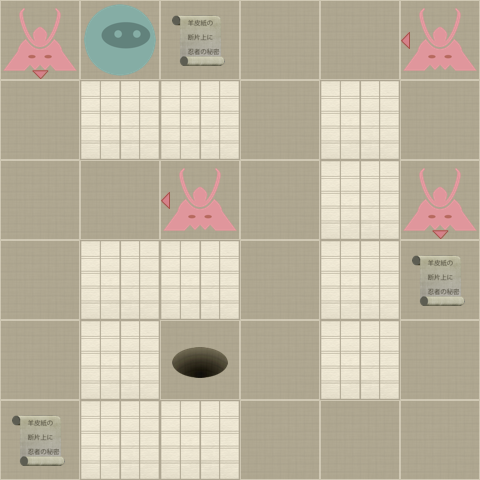

Tiled map render using the project's own tile images. Description and the map definition, with tile-layer contents summarised, below:
An orthogonal 6x6 tile map with 80x80 px tiles, 2 tile layers (Level, Actors).

<map version="1.0" orientation="orthogonal" width="6" height="6" tilewidth="80" tileheight="80">
 <properties>
  <property name="moves" value="9" />
 </properties>
 <tileset firstgid="1" name="tiles" tilewidth="80" tileheight="80" spacing="2" margin="2">
  <image source="tiles-hd.png" width="512" height="512" />
  <tile id="0">
   <properties>
    <property name="actor" value="exit" />
   </properties>
  </tile>
  <tile id="2">
   <properties>
    <property name="actor" value="guard" />
    <property name="direction" value="down" />
   </properties>
  </tile>
  <tile id="3">
   <properties>
    <property name="actor" value="guard" />
    <property name="direction" value="left" />
   </properties>
  </tile>
  <tile id="4">
   <properties>
    <property name="actor" value="guard" />
    <property name="direction" value="right" />
   </properties>
  </tile>
  <tile id="5">
   <properties>
    <property name="actor" value="guard" />
    <property name="direction" value="up" />
   </properties>
  </tile>
  <tile id="7">
   <properties>
    <property name="actor" value="player" />
   </properties>
  </tile>
  <tile id="8">
   <properties>
    <property name="actor" value="scroll" />
   </properties>
  </tile>
  <tile id="9">
   <properties>
    <property name="wall" value="1" />
   </properties>
  </tile>
 </tileset>
 <layer name="Level" width="6" height="6">
  <data>[36 cells, 36 non-empty, 2 distinct tile ids]</data>
 </layer>
 <layer name="Actors" width="6" height="6">
  <data>[36 cells, 11 non-empty, 7 distinct tile ids]</data>
 </layer>
</map>
